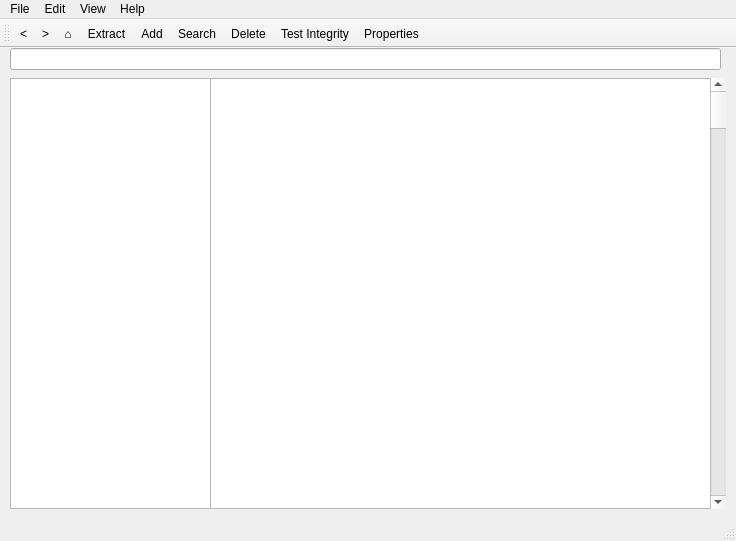
<?xml version="1.0" encoding="UTF-8"?>
<ui version="4.0">
 <class>MainWindow</class>
 <widget class="QMainWindow" name="MainWindow">
  <property name="geometry">
   <rect>
    <x>0</x>
    <y>0</y>
    <width>736</width>
    <height>541</height>
   </rect>
  </property>
  <property name="windowTitle">
   <string>8 Zipper</string>
  </property>
  <widget class="QWidget" name="centralwidget">
   <widget class="QLineEdit" name="lineEdit">
    <property name="geometry">
     <rect>
      <x>10</x>
      <y>0</y>
      <width>711</width>
      <height>22</height>
     </rect>
    </property>
   </widget>
   <widget class="QListView" name="listView">
    <property name="geometry">
     <rect>
      <x>210</x>
      <y>30</y>
      <width>511</width>
      <height>431</height>
     </rect>
    </property>
   </widget>
   <widget class="QListView" name="listView_2">
    <property name="geometry">
     <rect>
      <x>10</x>
      <y>30</y>
      <width>201</width>
      <height>431</height>
     </rect>
    </property>
   </widget>
   <widget class="QScrollBar" name="verticalScrollBar">
    <property name="geometry">
     <rect>
      <x>710</x>
      <y>30</y>
      <width>16</width>
      <height>431</height>
     </rect>
    </property>
    <property name="orientation">
     <enum>Qt::Vertical</enum>
    </property>
   </widget>
  </widget>
  <widget class="QMenuBar" name="menubar">
   <property name="geometry">
    <rect>
     <x>0</x>
     <y>0</y>
     <width>736</width>
     <height>20</height>
    </rect>
   </property>
   <widget class="QMenu" name="menuFile">
    <property name="title">
     <string>File</string>
    </property>
    <addaction name="actionNew_Archive"/>
    <addaction name="actionOpen"/>
    <addaction name="actionExtract_Files"/>
    <addaction name="separator"/>
    <addaction name="actionSave_As"/>
    <addaction name="actionTest_Integrity"/>
    <addaction name="actionProperties"/>
    <addaction name="separator"/>
    <addaction name="actionQuit"/>
   </widget>
   <widget class="QMenu" name="menuEdit">
    <property name="title">
     <string>Edit</string>
    </property>
    <addaction name="actionCut"/>
    <addaction name="actionCopy"/>
    <addaction name="actionPaste"/>
    <addaction name="separator"/>
    <addaction name="actionAdd_Files"/>
    <addaction name="actionRename"/>
    <addaction name="actionDelete_Files"/>
    <addaction name="separator"/>
    <addaction name="actionSelect_All"/>
    <addaction name="actionDeselect_All"/>
    <addaction name="actionFind"/>
    <addaction name="separator"/>
    <addaction name="actionSet_Password"/>
   </widget>
   <widget class="QMenu" name="menuView">
    <property name="title">
     <string>View</string>
    </property>
    <widget class="QMenu" name="menuSort_by">
     <property name="title">
      <string>Sort by</string>
     </property>
     <addaction name="actionName"/>
     <addaction name="actionDate"/>
     <addaction name="actionType"/>
     <addaction name="actionSize"/>
     <addaction name="actionUnsorted"/>
    </widget>
    <addaction name="actionSidebar"/>
    <addaction name="separator"/>
    <addaction name="actionLarge_Icons"/>
    <addaction name="actionSmall_Icons"/>
    <addaction name="actionList"/>
    <addaction name="actionDetails"/>
    <addaction name="separator"/>
    <addaction name="menuSort_by"/>
   </widget>
   <widget class="QMenu" name="menuHelp">
    <property name="title">
     <string>Help</string>
    </property>
    <addaction name="actionCheck_for_Updates"/>
    <addaction name="actionFAQ"/>
    <addaction name="actionOnline_Support"/>
    <addaction name="separator"/>
    <addaction name="actionAbout"/>
   </widget>
   <addaction name="menuFile"/>
   <addaction name="menuEdit"/>
   <addaction name="menuView"/>
   <addaction name="menuHelp"/>
  </widget>
  <widget class="QStatusBar" name="statusbar"/>
  <widget class="QToolBar" name="toolBar">
   <property name="windowTitle">
    <string>toolBar</string>
   </property>
   <attribute name="toolBarArea">
    <enum>TopToolBarArea</enum>
   </attribute>
   <attribute name="toolBarBreak">
    <bool>false</bool>
   </attribute>
   <addaction name="actionBack"/>
   <addaction name="actionForward"/>
   <addaction name="actionHome"/>
   <addaction name="actionExtract_Files"/>
   <addaction name="actionAddFiles"/>
   <addaction name="actionSearch"/>
   <addaction name="actionDelete_Files"/>
   <addaction name="actionTest_Integrity"/>
   <addaction name="actionProperties"/>
  </widget>
  <action name="actionFAQ">
   <property name="text">
    <string>FAQ</string>
   </property>
  </action>
  <action name="actionCheck_for_Updates">
   <property name="text">
    <string>Check for Updates</string>
   </property>
  </action>
  <action name="actionOnline_Support">
   <property name="text">
    <string>Online Support</string>
   </property>
  </action>
  <action name="actionAbout">
   <property name="text">
    <string>About</string>
   </property>
  </action>
  <action name="actionSidebar">
   <property name="text">
    <string>Sidebar</string>
   </property>
  </action>
  <action name="actionLarge_Icons">
   <property name="text">
    <string>Large Icons</string>
   </property>
  </action>
  <action name="actionSmall_Icons">
   <property name="text">
    <string>Small Icons</string>
   </property>
  </action>
  <action name="actionList">
   <property name="text">
    <string>List</string>
   </property>
  </action>
  <action name="actionDetails">
   <property name="text">
    <string>Details</string>
   </property>
  </action>
  <action name="actionName">
   <property name="text">
    <string>Name</string>
   </property>
  </action>
  <action name="actionDate">
   <property name="text">
    <string>Date</string>
   </property>
  </action>
  <action name="actionType">
   <property name="text">
    <string>Type</string>
   </property>
  </action>
  <action name="actionSize">
   <property name="text">
    <string>Size</string>
   </property>
  </action>
  <action name="actionUnsorted">
   <property name="text">
    <string>Unsorted</string>
   </property>
  </action>
  <action name="actionCut">
   <property name="text">
    <string>Cut</string>
   </property>
  </action>
  <action name="actionCopy">
   <property name="text">
    <string>Copy</string>
   </property>
  </action>
  <action name="actionPaste">
   <property name="text">
    <string>Paste</string>
   </property>
  </action>
  <action name="actionAdd_Files">
   <property name="text">
    <string>Add Files</string>
   </property>
   <property name="iconText">
    <string>Add Files</string>
   </property>
   <property name="toolTip">
    <string>Add Files</string>
   </property>
  </action>
  <action name="actionRename">
   <property name="text">
    <string>Rename...</string>
   </property>
  </action>
  <action name="actionDelete_Files">
   <property name="text">
    <string>Delete Files...</string>
   </property>
   <property name="iconText">
    <string>Delete</string>
   </property>
  </action>
  <action name="actionSelect_All">
   <property name="text">
    <string>Select All</string>
   </property>
  </action>
  <action name="actionDeselect_All">
   <property name="text">
    <string>Deselect All</string>
   </property>
  </action>
  <action name="actionFind">
   <property name="text">
    <string>Find</string>
   </property>
  </action>
  <action name="actionSet_Password">
   <property name="text">
    <string>Set Password</string>
   </property>
  </action>
  <action name="actionNew_Archive">
   <property name="text">
    <string>New Archive...</string>
   </property>
  </action>
  <action name="actionOpen">
   <property name="text">
    <string>Open...</string>
   </property>
  </action>
  <action name="actionExtract_Files">
   <property name="text">
    <string>Extract</string>
   </property>
  </action>
  <action name="actionSave_As">
   <property name="text">
    <string>Save As...</string>
   </property>
  </action>
  <action name="actionTest_Integrity">
   <property name="text">
    <string>Test Integrity</string>
   </property>
  </action>
  <action name="actionProperties">
   <property name="text">
    <string>Properties</string>
   </property>
  </action>
  <action name="actionQuit">
   <property name="text">
    <string>Quit</string>
   </property>
  </action>
  <action name="actionAddFiles">
   <property name="text">
    <string>Add Files</string>
   </property>
   <property name="iconText">
    <string>Add</string>
   </property>
   <property name="toolTip">
    <string>Add Files</string>
   </property>
  </action>
  <action name="actionSearch">
   <property name="text">
    <string>Search</string>
   </property>
   <property name="toolTip">
    <string>Search</string>
   </property>
  </action>
  <action name="actionBack">
   <property name="text">
    <string>&lt;</string>
   </property>
   <property name="toolTip">
    <string>Back</string>
   </property>
  </action>
  <action name="actionForward">
   <property name="text">
    <string>&gt;</string>
   </property>
   <property name="toolTip">
    <string>Forward</string>
   </property>
   <property name="softKeyRole">
    <enum>QAction::NoSoftKey</enum>
   </property>
  </action>
  <action name="actionHome">
   <property name="text">
    <string>⌂</string>
   </property>
   <property name="toolTip">
    <string>Home</string>
   </property>
  </action>
 </widget>
 <resources/>
 <connections/>
</ui>
